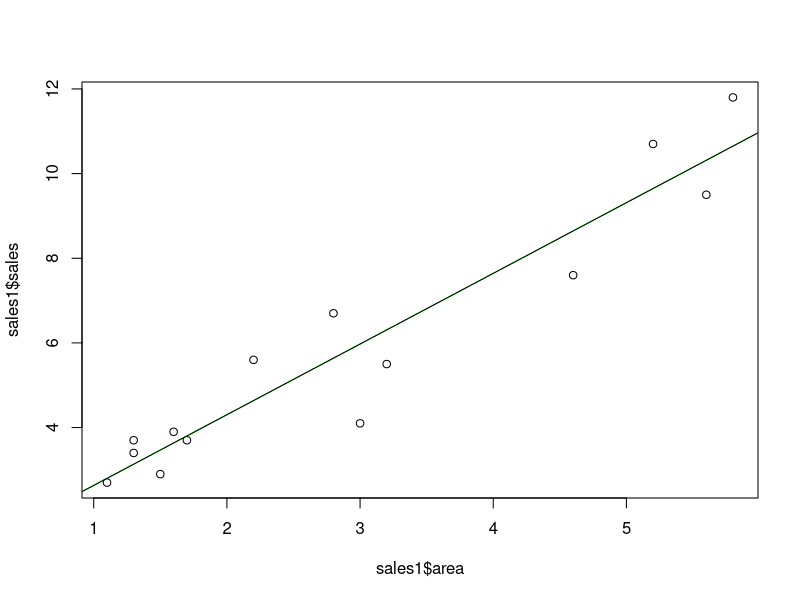
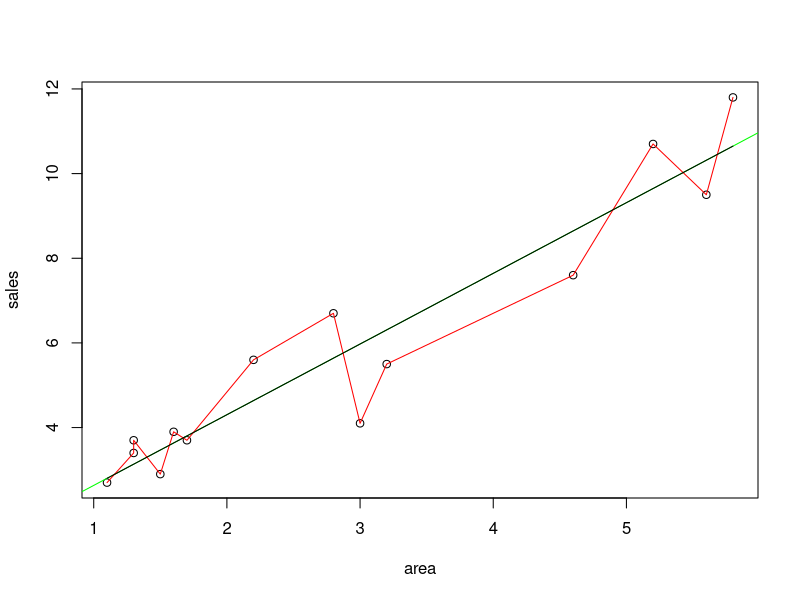
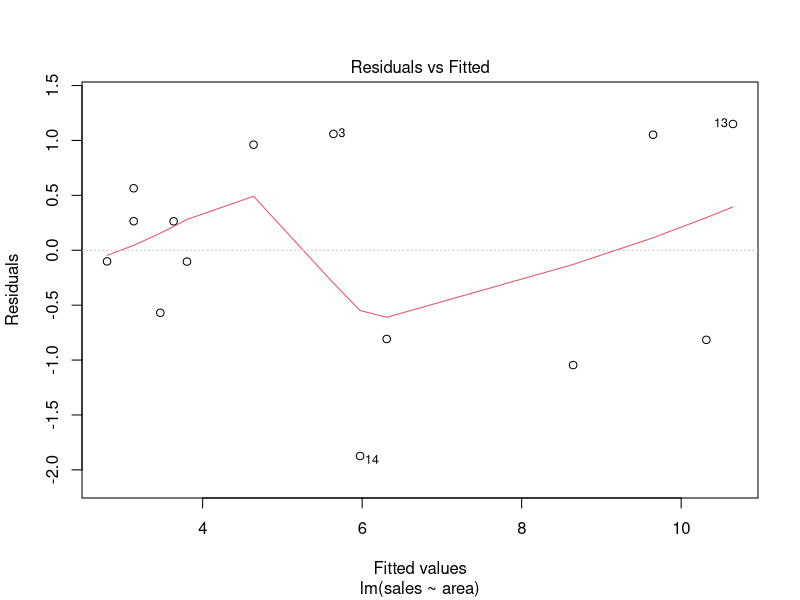
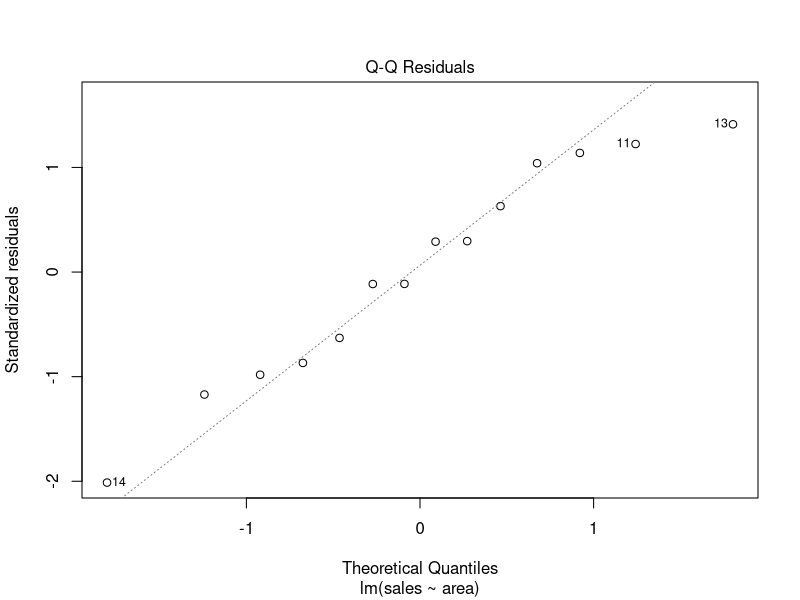
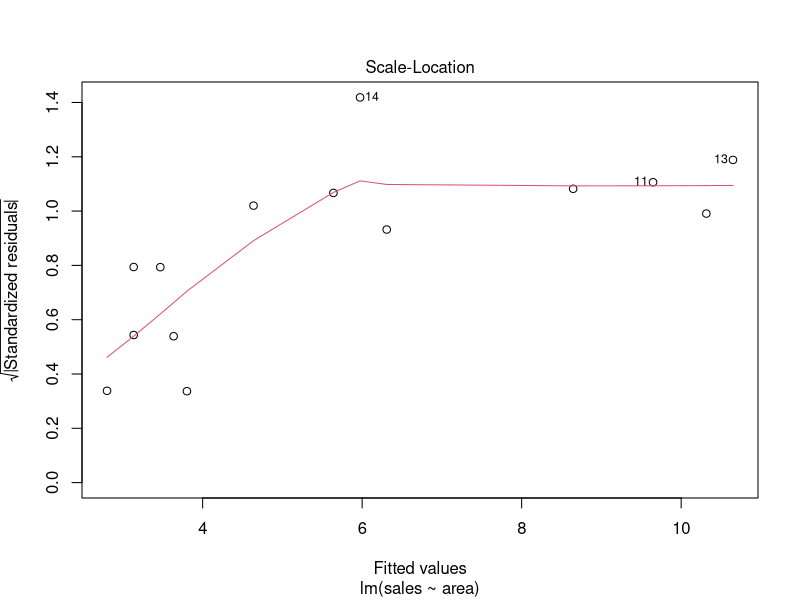
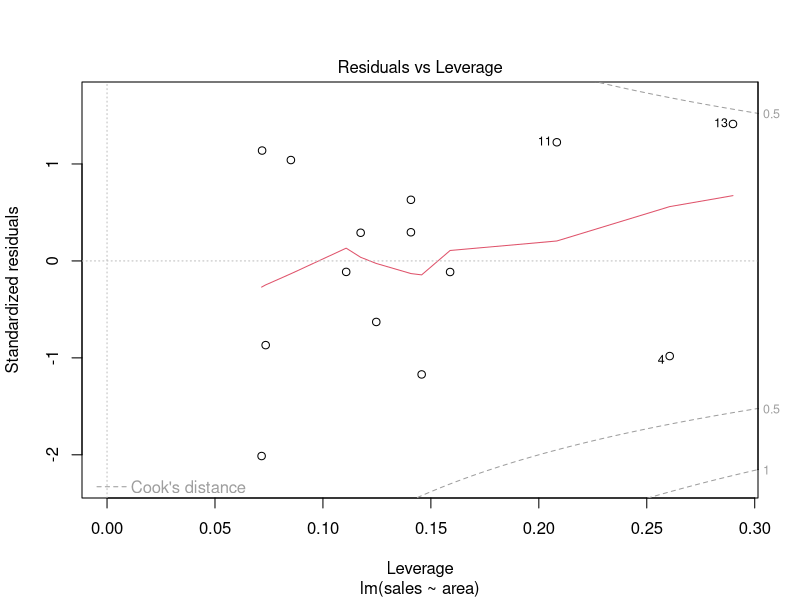
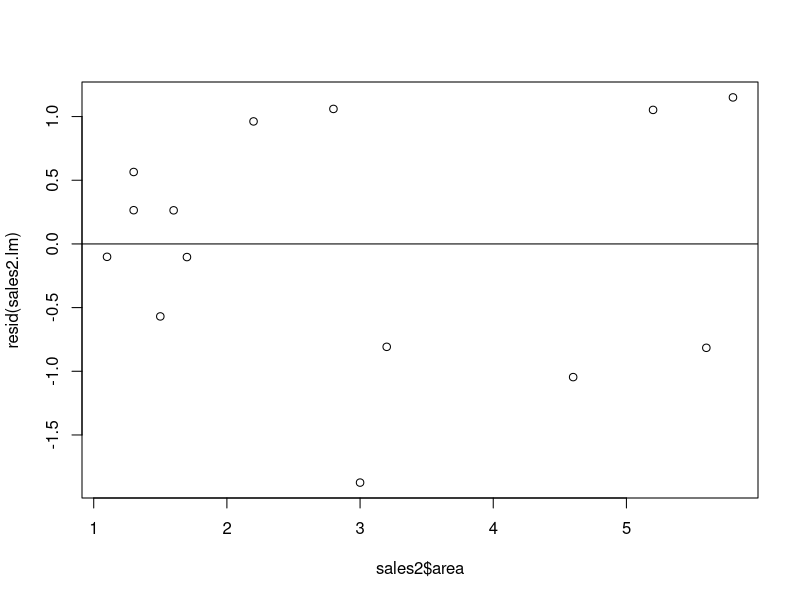
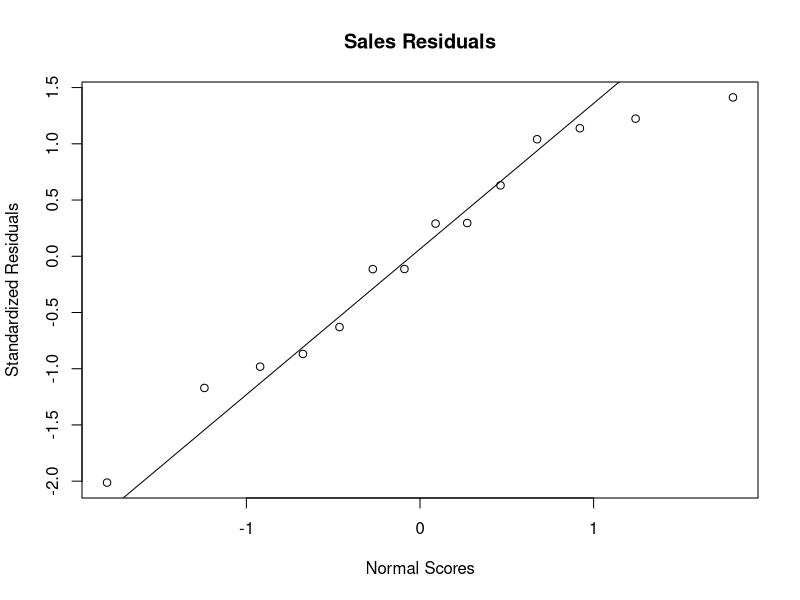

Write R code to recreate these figures, in order.
# Regression : Sales  ~ Area
sales1  <- read.csv("./data/site.csv")
str(sales1)
# Stores have area and their sales wrt to area covered
head(sales1)
names(sales1) =  c('store','area','sales')
head(sales1)
sales.lm = lm(sales ~ area, data=sales1)
sales.lm
summary(sales.lm)

# Intercept = 0.9645, slope = 1.6699
# sales increase by 1 unit for 1.699 units increase in area(1000 sq feet)
coefficients(sales.lm)
confint(sales.lm)  # conf interval for coefficients
fitted(sales.lm)  # sales values as per best fit line
residuals(sales.lm)  # diff of best fit and actual values
paste(sales1$sales, round(fitted(sales.lm),1))
plot(sales1$area,sales1$sales)
abline(lm(sales ~ area, data=sales1),col='green')
abline(coef(sales.lm))  # another way for predicted line
#line

summary(sales.lm)
# r2 = 0.9042 : this % variation explained by area
# Std error of estimate = 0.9644 variability of actual Y
# values from predicted values : same unit of sales


#Validation of Assmuptions
# Linearity : relation is linear

# No correlation
sales2 <- sales1[order(sales1$area),]
sales2.lm = lm(sales ~ area,data=sales2)
plot(sales ~ area, data = sales2)
abline(lm(sales ~ area, data = sales2),col='green')
lines(sales ~ area, data = sales2,col='red')
lines(sales2$area, fitted(sales2.lm))
# plot shows linearity

# Independence of Errors : errors are independent of each other
#http://www.r-tutor.com/elementary-statistics/simple-linear-regression/residual-plot

plot(sales2.lm)
plot(sales2$area, resid(sales2.lm))
abline(0,0)
# plot shown randomness and no trend/ relationship

# Normality of error : errors ND wrt X
#http://www.r-tutor.com/elementary-statistics/simple-linear-regression/normal-probability-plot-residuals
sales2.stdres = rstandard(sales2.lm)
qqnorm(sales2.stdres 
    ,ylab="Standardized Residuals" 
    ,xlab="Normal Scores"
    ,main="Sales Residuals") 
qqline(sales2.stdres)
#?qqplot

# points do not depart much from normality

# Equal Variance : constt variance of errors does not change with value of X
#https://stat.ethz.ch/R-manual/R-devel/library/stats/html/bartlett.test.html
#https://www.r-bloggers.com/example-9-36-levenes-test-for-equal-variances/
#http://stackoverflow.com/questions/2933253/homoscedascity-test-for-two-way-anova
#https://www.ma.utexas.edu/users/mks/statmistakes/modelcheckingplots.html
# Hypothesis - that variances are same
fligner.test(sales ~ area, data=sales2) # p > 0.05 : Accept Ho
# Not working :bartlett.test( ) # p > 0.05 : Accept Ho

plot(fitted(sales2.lm),sales2.stdres)
plot(sales2$area, sales2.stdres)
abline(h=0)
sales2.stdres

# Auto Correlation 
# Durbin Watson  : Ho - No auto correation
library(car)
durbinWatsonTest(sales2.lm)
dwt(sales2.lm)
# p value > 0.58 : Accept Ho
#http://www.statmethods.net/stats/rdiagnostics.html
library(lmtest)
dwtest(sales2.lm)

sales2
# Prediction
newdata = data.frame(area=2)
predict(sales2.lm, newdata, interval="predict") 
predict(sales2.lm, newdata, interval="confidence") 
predict(sales2.lm)
cbind(sales2$area,sales2$sales, predict(sales2.lm, newdata, interval="predict"))
cbind(sales2$area,sales2$sales, predict(sales2.lm, newdata, interval="confidence", level=0.99))
cbind(sales2$area,sales2$sales, predict(sales2.lm, newdata, interval="confidence", level=0.95))
